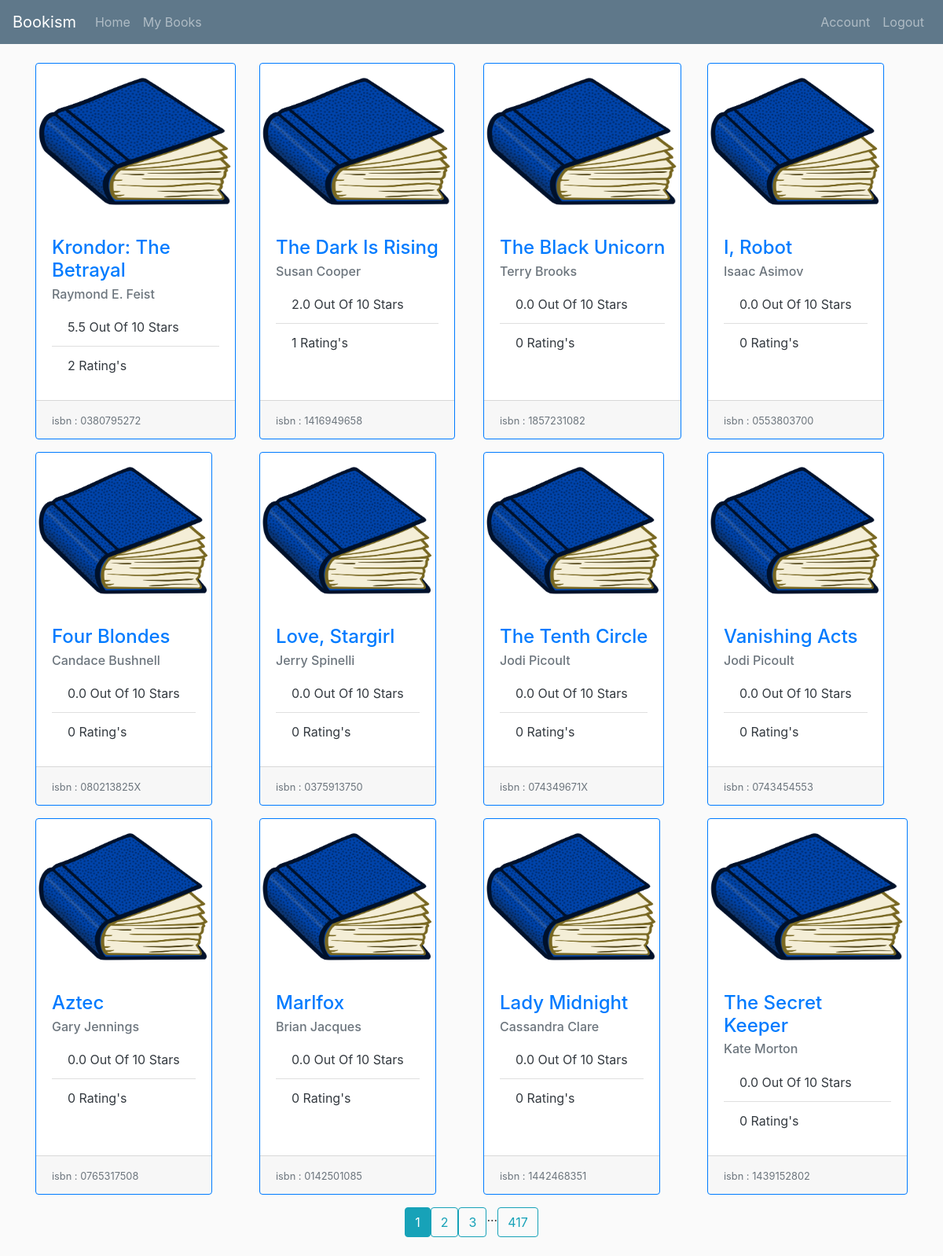
Screenshot of / (signed in) with the database file from the repository.
### project1/models.py (models this page shows)
class Book(db.Model):
    id = db.Column(db.Integer, primary_key=True)
    isbn = db.Column(db.String(25), nullable=False)
    title = db.Column(db.String(50), nullable=False)
    author = db.Column(db.String(25), nullable=False)
    year = db.Column(db.Integer, nullable=False)
    count_ratings = db.Column(db.Integer)
    overall_rating = db.Column(db.Float)
    image_file = db.Column(db.String(20), nullable=False, default='default.jpg')
    reviews = db.relationship("Review", back_populates="books")

### project1/routes.py (the view)
@app.route("/")
def index():
    page = request.args.get('page', 1, type=int)  # Get url arguements for page
    books = Book.query.paginate(per_page=12, page=page)  # Only load the current page
    return render_template('home.html', books=books)

### project1/models.py (called while the page is built)
@login_manager.user_loader
def load_user(user_id):
    return User.query.get(int(user_id))

### project1/templates/home.html (shortened to what this page needs)
{% extends "index.html" %}
{% block body %}
  {% for book in books.items %}
  <div class="col-3 d-flex align-items-stretch">
    <div class="card border-primary mb-3">
      <img class="card-img-top" src="static/book_pics/{{ book.image_file }}" height="200">
      <div class="card-body text-dark">
        <h4 class="card-title"><a href="{{ url_for('book', id=book.id) }}">{{ book.title }}</a></h4>
        <h6 class="card-subtitle mb-2 text-muted">{{ book.author }}</h6>
        <ul class="list-group list-group-flush">
          <li class="list-group-item">{{ book.overall_rating }} Out Of 10 Stars</li>
          <li class="list-group-item">{{ book.count_ratings }} Rating's</li>
        </ul>
      </div>
      <div class="card-footer">
        <small class="text-muted">isbn : {{ book.isbn }}</small>
      </div>
    </div>
  </div>
  {% endfor %}
  {% for page_num in books.iter_pages(left_edge=1, right_edge=1, left_current=1, right_current=2) %}
    {% if page_num %}
      {% if books.page == page_num %}
        <a class="btn btn-info mb-4" href="{{ url_for('index', page=page_num) }}">{{ page_num }}</a>
      {% else %}
        <a class="btn btn-outline-info mb-4" href="{{ url_for('index', page=page_num) }}">{{ page_num }}</a>
      {% endif %}
    {% else %}
      ...
    {% endif %}
  {% endfor %}
{% endblock %}

### project1/static/main.css (style rules this page uses)
body { background-color: #fafafa; color: #333333; margin-top: 5rem; }
h1, h2, h3, h4, h5, h6 { color: #444444; }

### rows the page displays
Book: image_file (placeholder picture), title "Krondor: The Betrayal", author "Raymond E. Feist", overall_rating "5.5", count_ratings "2", isbn "0380795272"
Book: image_file (placeholder picture), title "The Dark Is Rising", author "Susan Cooper", overall_rating "2.0", count_ratings "1", isbn "1416949658"
Book: image_file (placeholder picture), title "The Black Unicorn", author "Terry Brooks", overall_rating "0.0", count_ratings "0", isbn "1857231082"
Book: image_file (placeholder picture), title "I, Robot", author "Isaac Asimov", overall_rating "0.0", count_ratings "0", isbn "0553803700"
Book: image_file (placeholder picture), title "Four Blondes", author "Candace Bushnell", overall_rating "0.0", count_ratings "0", isbn "080213825X"
Book: image_file (placeholder picture), title "Love, Stargirl", author "Jerry Spinelli", overall_rating "0.0", count_ratings "0", isbn "0375913750"
Book: image_file (placeholder picture), title "The Tenth Circle", author "Jodi Picoult", overall_rating "0.0", count_ratings "0", isbn "074349671X"
Book: image_file (placeholder picture), title "Vanishing Acts", author "Jodi Picoult", overall_rating "0.0", count_ratings "0", isbn "0743454553"
Book: image_file (placeholder picture), title "Aztec", author "Gary Jennings", overall_rating "0.0", count_ratings "0", isbn "0765317508"
Book: image_file (placeholder picture), title "Marlfox", author "Brian Jacques", overall_rating "0.0", count_ratings "0", isbn "0142501085"
Book: image_file (placeholder picture), title "Lady Midnight", author "Cassandra Clare", overall_rating "0.0", count_ratings "0", isbn "1442468351"
Book: image_file (placeholder picture), title "The Secret Keeper", author "Kate Morton", overall_rating "0.0", count_ratings "0", isbn "1439152802"

### other values shown
{{ page_num }} "1"
{{ page_num }} "2" "3" "417"
